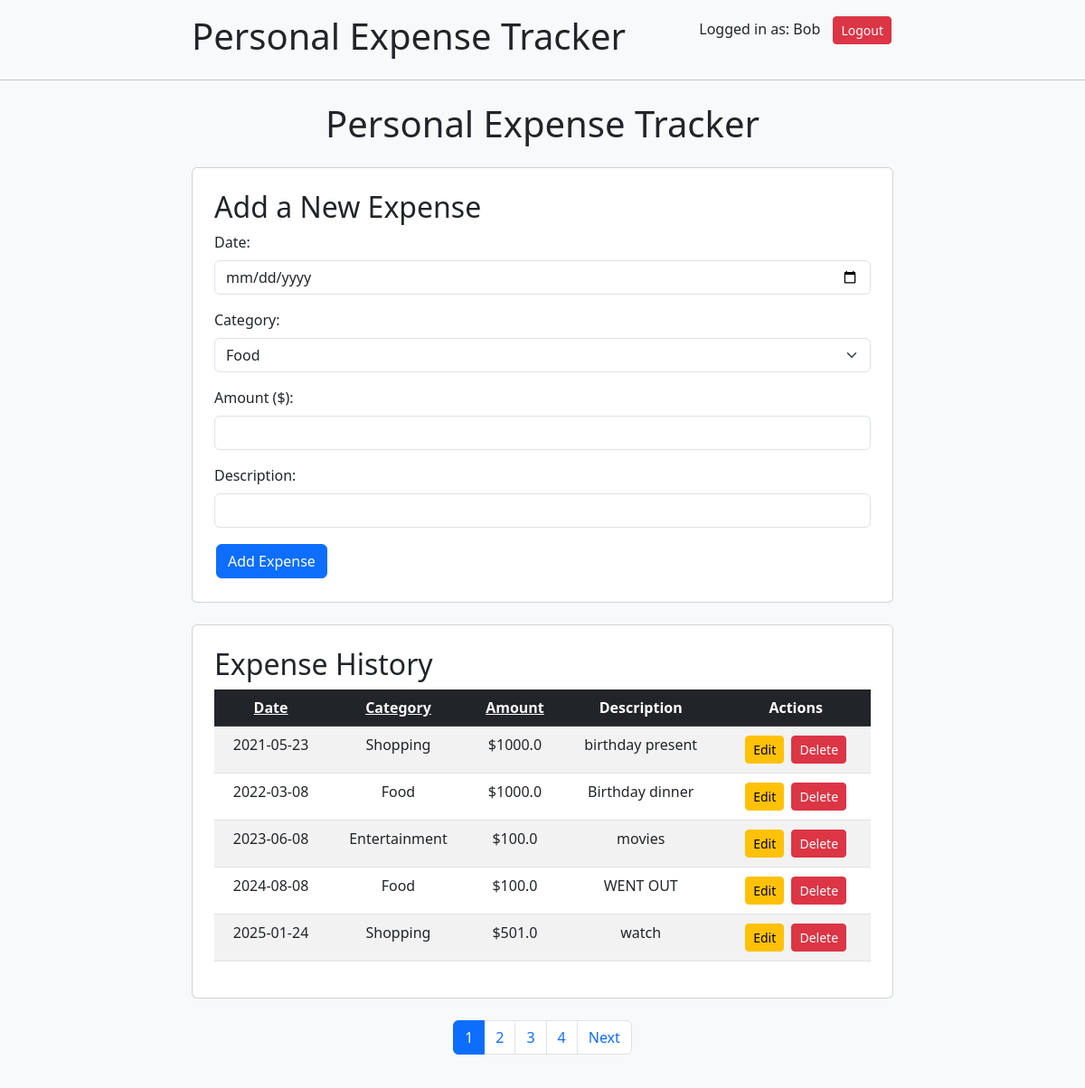
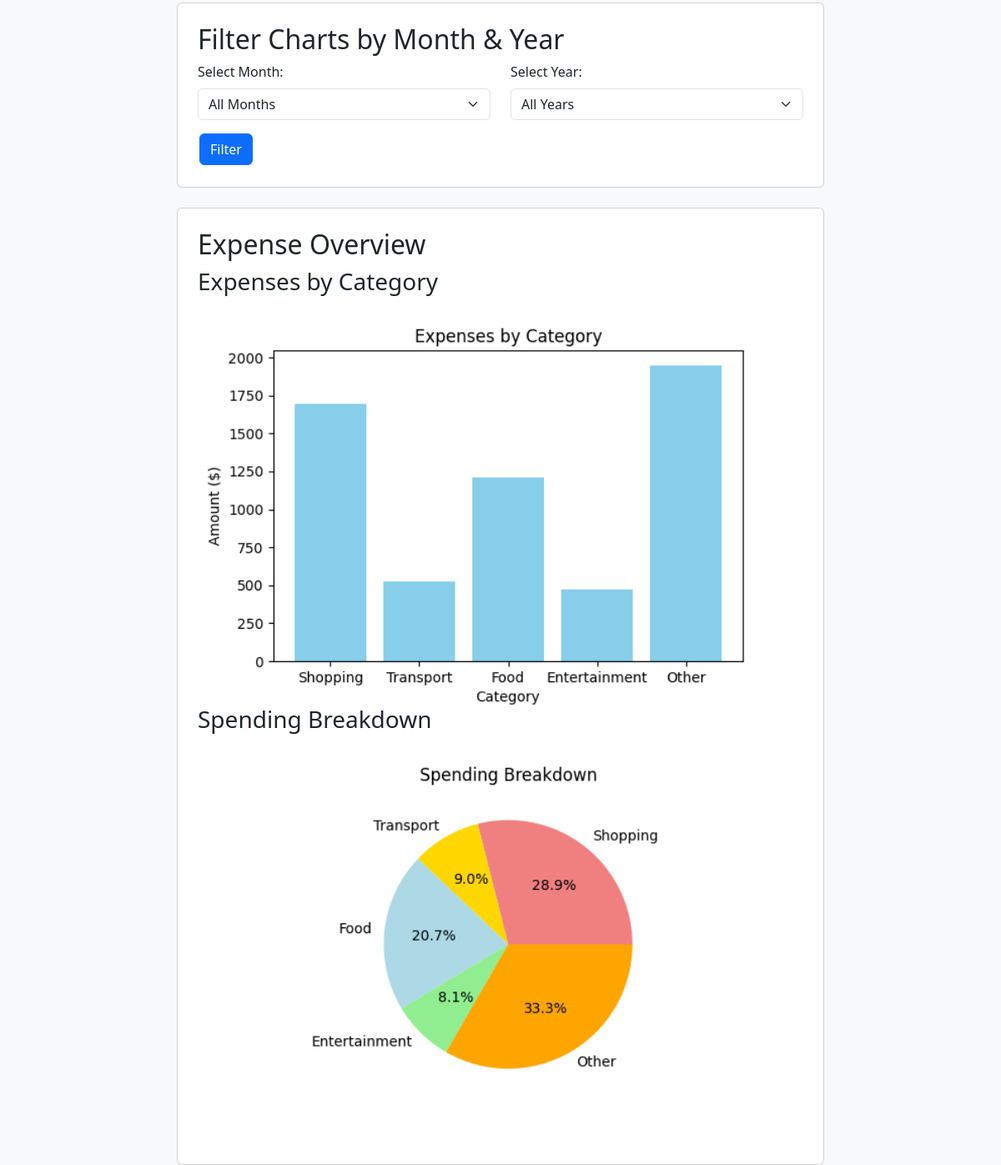
Screenshot of / (signed in) with the database file from the repository (2 pictures, top to bottom).
### app.py (models this page shows)
class User(db.Model, UserMixin):
    id = db.Column(db.Integer, primary_key=True)
    username = db.Column(db.String(100), unique=True, nullable=False)
    password = db.Column(db.String(200), nullable=False)

class Expense(db.Model):
    id = db.Column(db.Integer, primary_key=True)
    date = db.Column(db.String(10), nullable=False)
    category = db.Column(db.String(50), nullable=False)
    amount = db.Column(db.Float, nullable=False)
    description = db.Column(db.String(200))

### app.py (the view, shortened to what this page needs)
@app.route("/", methods=["GET", "POST"])
@login_required
def home():
    start_date = request.args.get("start_date")
    end_date = request.args.get("end_date")
    category = request.args.get("category")
    sort_by = request.args.get("sort_by", "date")
    page = request.args.get("page", 1, type=int)
    per_page = 5
    selected_month = request.args.get("month", type=int)
    selected_year = request.args.get("year", type=int)
    query = Expense.query
    if start_date:
        query = query.filter(Expense.date >= start_date)
    if end_date:
        query = query.filter(Expense.date <= end_date)
    if category and category != "":
        query = query.filter(Expense.category == category)
    if selected_month:
        query = query.filter(db.extract("month", Expense.date) == selected_month)
    if selected_year:
        query = query.filter(db.extract("year", Expense.date) == selected_year)
    if sort_by == "date":
        query = query.order_by(Expense.date)
    elif sort_by == "category":
        query = query.order_by(Expense.category)
    elif sort_by == "amount":
        query = query.order_by(Expense.amount)
    pagination = query.paginate(page=page, per_page=per_page, error_out=False)
    expenses = pagination.items
    available_years = db.session.query(db.func.extract("year", Expense.date)).distinct().all()
    available_years = sorted([int(year[0]) for year in available_years])
    bar_chart, pie_chart = generate_charts(selected_month, selected_year)
    return render_template("index.html", expenses=expenses, pagination=pagination,
                           bar_chart=bar_chart, pie_chart=pie_chart,
                           selected_month=selected_month, selected_year=selected_year,
                           available_years=available_years, current_user=current_user)

### app.py (called while the page is built)
@login_manager.user_loader
def load_user(user_id):
    return User.query.get(int(user_id))

### templates/index.html (shortened to what this page needs)
<!DOCTYPE html>
<html>
<head>
    <link href="https://cdn.jsdelivr.net/npm/bootstrap@5.3.0/dist/css/bootstrap.min.css" rel="stylesheet">
</head>
<body>
    <div class="container mt-3 d-flex justify-content-between">
        <h1>Personal Expense Tracker</h1>
        <div>
            <span class="me-2">Logged in as: {{ current_user.username }}</span>
            <a href="/logout" class="btn btn-danger btn-sm">Logout</a>
        </div>
    </div>
    <hr>
    <div class="container">
        <h1 class="text-center my-4">Personal Expense Tracker</h1>
        <div class="card p-4 mb-4">
            <h2>Add a New Expense</h2>
            <form method="POST">
                <div class="mb-3">
                    <label class="form-label">Date:</label>
                    <input type="date" name="date" class="form-control" required>
                </div>
                <div class="mb-3">
                    <label class="form-label">Category:</label>
                    <select name="category" class="form-select" required>
                        <option>Food</option>
                    </select>
                </div>
                <div class="mb-3">
                    <label class="form-label">Amount ($):</label>
                    <input type="number" name="amount" step="0.01" class="form-control" required>
                </div>
                <div class="mb-3">
                    <label class="form-label">Description:</label>
                    <input type="text" name="description" class="form-control">
                </div>
                <button type="submit" class="btn btn-primary">Add Expense</button>
            </form>
        </div>
        <div class="card p-4">
            <h2>Expense History</h2>
            <table class="table table-striped table-hover">
                <thead class="table-dark">
                    <tr>
                        <th><a href="/?sort_by=date" class="text-light">Date</a></th>
                        <th><a href="/?sort_by=category" class="text-light">Category</a></th>
                        <th><a href="/?sort_by=amount" class="text-light">Amount</a></th>
                        <th>Description</th>
                        <th>Actions</th>
                    </tr>
                </thead>
                <tbody>
                    {% for expense in expenses %}
                    <tr>
                        <td>{{ expense.date }}</td>
                        <td>{{ expense.category }}</td>
                        <td>${{ expense.amount }}</td>
                        <td>{{ expense.description }}</td>
                        <td>
                            <a href="/edit/{{ expense.id }}" class="btn btn-warning btn-sm">Edit</a>
                            <a href="/delete/{{ expense.id }}" class="btn btn-danger btn-sm" onclick="return confirm('Are you sure?');">Delete</a>
                        </td>
                    </tr>
                    {% endfor %}
                </tbody>
            </table>
        </div>
        {% if pagination.pages > 1 %}
          <div class="d-flex justify-content-center my-4">
             <nav>
                <ul class="pagination">
                 {% for num in range(1, pagination.pages + 1) %}
                    <li class="page-item {% if num == pagination.page %}active{% endif %}">
                        <a class="page-link" href="/?page={{ num }}">{{ num }}</a>
                    </li>
                 {% endfor %}
                 {% if pagination.has_next %}
                    <li class="page-item">
                        <a class="page-link" href="/?page={{ pagination.next_num }}">Next</a>
                    </li>
                 {% endif %}
                </ul>
             </nav>
          </div>
        {% endif %}
        <div class="card p-4 mt-4">
            <h2>Filter Charts by Month & Year</h2>
            <form method="GET">
                <div class="row">
                    <div class="col-md-6">
                        <label class="form-label">Select Month:</label>
                        <select name="month" class="form-select">
                            <option value="">All Months</option>
                        </select>
                    </div>
                    <div class="col-md-6">
                        <label class="form-label">Select Year:</label>
                        <select name="year" class="form-select">
                            <option value="">All Years</option>
                        </select>
                    </div>
                </div>
                <button type="submit" class="btn btn-primary mt-3">Filter</button>
            </form>
        </div>
        {% if bar_chart and pie_chart %}
        <div class="card p-4 mt-4">
            <h2>Expense Overview</h2>
            <h3>Expenses by Category</h3>
            <img class="img-fluid" alt="Bar Chart">
            <h3>Spending Breakdown</h3>
            <img class="img-fluid" alt="Pie Chart">
        </div>
        {% endif %}
    </div>
</body>
</html>

### templates/index.html (style rules this page uses)
body { background-color: #f8f9fa; }
.container { max-width: 800px; margin-top: 20px; }
.table th, .table td { text-align: center; }
.btn { margin: 2px; }

### rows the page displays
User: username "Bob"
Expense: date "2021-05-23", category "Shopping", amount "1000.0", description "birthday present"
Expense: date "2022-03-08", category "Food", amount "1000.0", description "Birthday dinner"
Expense: date "2023-06-08", category "Entertainment", amount "100.0", description "movies"
Expense: date "2024-08-08", category "Food", amount "100.0", description "WENT OUT"
Expense: date "2025-01-24", category "Shopping", amount "501.0", description "watch"

### other values shown
{{ num }} "1" "2" "3" "4"
